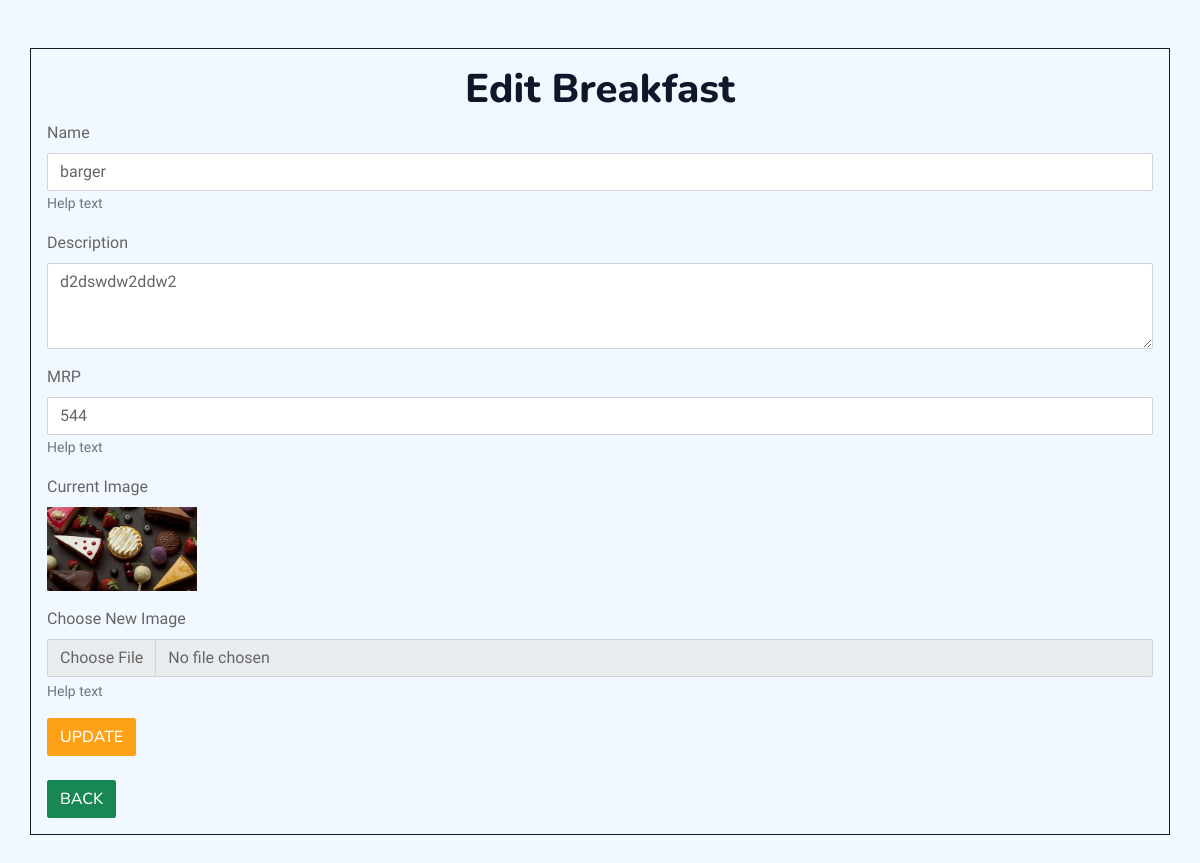
The page /admin/editbreakfast.php?id=2 (signed in) on the database its author committed.
### tables this page shows
CREATE TABLE `breakfast` (
  `id` int(11) NOT NULL,
  `name` varchar(255) NOT NULL,
  `mrp` int(22) NOT NULL,
  `description` varchar(255) NOT NULL,
  `image` varchar(255) DEFAULT NULL
);

### admin/editbreakfast.php (the view, shortened to what this page needs)
<?php
include('config.php');
if ($_SERVER["REQUEST_METHOD"] == "POST") {
    $id = $_POST['id'];
    $name = $_POST['name'];
    $description = $_POST['description'];
    $mrp = $_POST['mrp'];
    $name = mysqli_real_escape_string($conn, $name);
    $description = mysqli_real_escape_string($conn, $description);
    $mrp = mysqli_real_escape_string($conn, $mrp);
    $targetDir = "breakfast/";
    $fileName = uniqid() . "_" . basename($_FILES["file"]["name"]);
    $targetFilePath = $targetDir . $fileName;
    move_uploaded_file($_FILES["file"]["tmp_name"], $targetFilePath);
    $sql = "UPDATE breakfast SET name='$name', description='$description', mrp='$mrp', image='$fileName' WHERE id=$id";
    if (mysqli_query($conn, $sql)) {
        header("Location: breakfast.php");
        exit();
    } else {
        echo "Error updating record: " . mysqli_error($conn);
    }
} else {
    $id = isset($_GET['id']) ? $_GET['id'] : null;
    $sql = "SELECT * FROM breakfast WHERE id=$id";
    $result = mysqli_query($conn, $sql);
    $row = mysqli_fetch_assoc($result);
    ?>
<!DOCTYPE html>
<html lang="en">
<head>
    <link href="https://cdnjs.cloudflare.com/ajax/libs/font-awesome/5.10.0/css/all.min.css" rel="stylesheet">
    <link href="https://cdn.jsdelivr.net/npm/bootstrap-icons@1.4.1/font/bootstrap-icons.css" rel="stylesheet">
    <link href="lib/animate/animate.min.css" rel="stylesheet">
    <link href="lib/owlcarousel/assets/owl.carousel.min.css" rel="stylesheet">
    <link href="lib/tempusdominus/css/tempusdominus-bootstrap-4.min.css" rel="stylesheet" />
    <link href="css/bootstrap.min.css" rel="stylesheet">
    <link href="css/style.css" rel="stylesheet">
</head>
<body>
    <div class="container border border-1 border-dark my-5 p-3">
        <h1 class="text-center">Edit Breakfast</h1>
        <form action="editbreakfast.php" method="post" enctype="multipart/form-data">
            <div class="mb-3">
                <label for="" class="form-label">Name</label>
                <input type="text" class="form-control" name="name" value="<?php echo $row['name']; ?>" aria-describedby="helpId" placeholder="" required>
                <small id="helpId" class="form-text text-muted">Help text</small>
            </div>
            <div class="mb-3">
                <label for="" class="form-label">Description</label>
                <textarea class="form-control" name="description" rows="3"><?php echo $row['description']; ?></textarea>
            </div>
            <div class="mb-3">
                <label for="" class="form-label">MRP</label>
                <input type="number" class="form-control" name="mrp" value="<?php echo $row['mrp']; ?>" aria-describedby="helpId" placeholder="" required>
                <small id="helpId" class="form-text text-muted">Help text</small>
            </div>
            <div class="mb-3">
                <label for="" class="form-label">Current Image</label><br>
                <img src="breakfast/<?php echo $row['image']; ?>" alt="Current Image" style="max-width: 150px; max-height: 150px;">
            </div>
            <div class="mb-3">
                <label for="" class="form-label">Choose New Image</label>
                <input type="file" class="form-control" name="file" id="" placeholder="" aria-describedby="fileHelpId" required>
                <div id="fileHelpId" class="form-text">Help text</div>
            </div>
            <button type="submit" class="btn btn-primary">Update</button>
            <div><br>
        <a class="btn btn-success" href="breakfast.php" role="button">Back</a>
</div>
        </form>
    </div>
</body>
    </html>
    <?php
}
?>

### admin/css/style.css (style rules this page uses)
:root { --primary: #FEA116; --light: #F1F8FF; --dark: #0F172B; }
.btn { font-family: 'Nunito', sans-serif; font-weight: 500; text-transform: uppercase; transition: .5s; }
.btn.btn-primary, .btn.btn-secondary { color: #FFFFFF; }

### rows shown on the page
breakfast: name "barger", description "d2dswdw2ddw2", mrp "544", image (picture)
